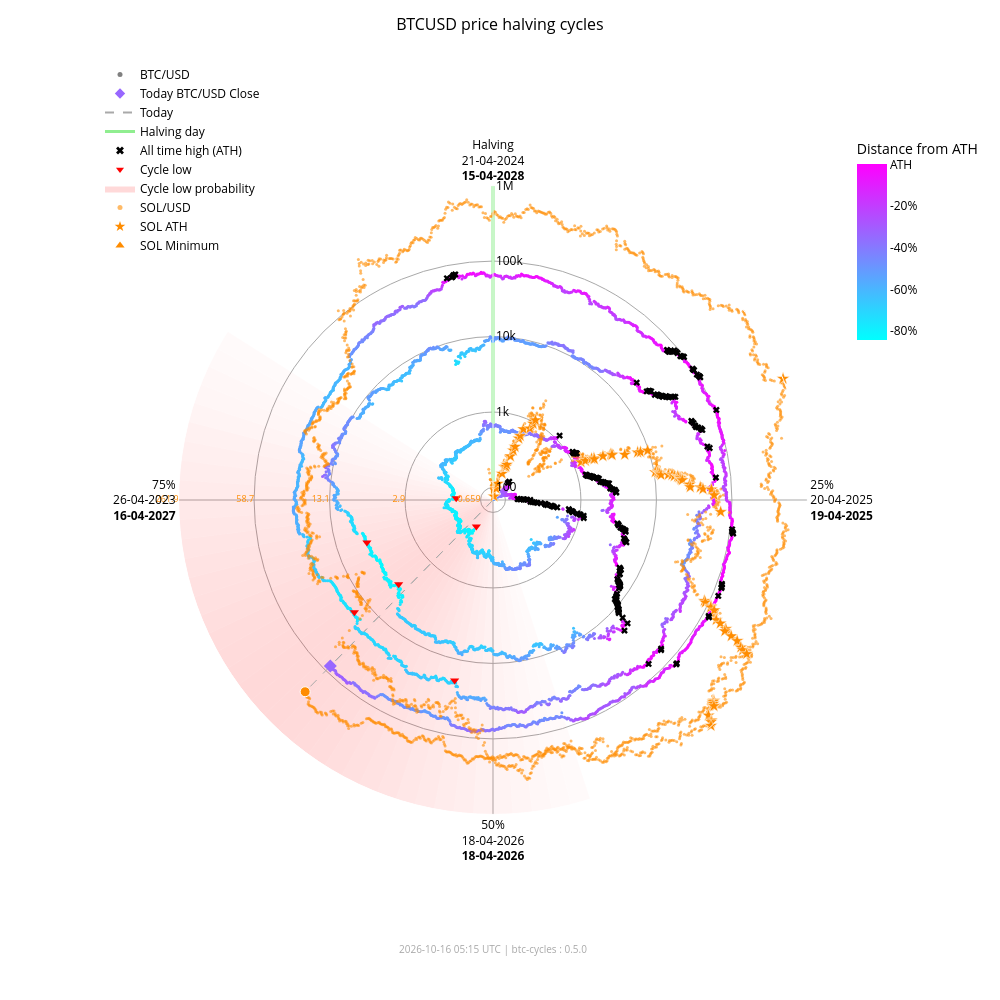

Source (notebook cell):
### Markdown cell above
### Interactive chart with overlay

### Code cell
fig_overlay_interactive = btc.plot(
    kind="interactive",
    from_date="2012-11-28",
    overlay=sol,
)
fig_overlay_interactive.show(config={"scrollZoom": True, "displayModeBar": True})

### Figure 1 — Plotly figure (JSON) as saved in the notebook; plotly's stock layout.template omitted (floating-point values rounded to 4 significant figures; data arrays with more than 128 entries replaced by an {"elided": "..."} marker saying what was removed)
{"data": [{"fill": "toself", "fillcolor": "rgba(255,0,0,0.018306980149439524)", "hoverinfo": "skip", "line": {"width": 0}, "mode": "lines", "r": [68.43, 1000000, 1000000, 68.43, 68.43], "showlegend": false, "theta": [162.0, 162.0, 165.6, 165.6, 162.0], "type": "scatterpolar"}, {"fill": "toself", "fillcolor": "rgba(255,0,0,0.02405911634527998)", "hoverinfo": "skip", "line": {"width": 0}, "mode": "lines", "r": [68.43, 1000000, 1000000, 68.43, 68.43], "showlegend": false, "theta": [165.6, 165.6, 169.2, 169.2, 165.6], "type": "scatterpolar"}, {"fill": "toself", "fillcolor": "rgba(255,0,0,0.030803449372254352)", "hoverinfo": "skip", "line": {"width": 0}, "mode": "lines", "r": [68.43, 1000000, 1000000, 68.43, 68.43], "showlegend": false, "theta": [169.2, 169.2, 172.8, 172.8, 169.2], "type": "scatterpolar"}, {"fill": "toself", "fillcolor": "rgba(255,0,0,0.03847233586005252)", "hoverinfo": "skip", "line": {"width": 0}, "mode": "lines", "r": [68.43, 1000000, 1000000, 68.43, 68.43], "showlegend": false, "theta": [172.8, 172.8, 176.4, 176.4, 172.8], "type": "scatterpolar"}, {"fill": "toself", "fillcolor": "rgba(255,0,0,0.04694405159551339)", "hoverinfo": "skip", "line": {"width": 0}, "mode": "lines", "r": [68.43, 1000000, 1000000, 68.43, 68.43], "showlegend": false, "theta": [176.4, 176.4, 180.0, 180.0, 176.4], "type": "scatterpolar"}, {"fill": "toself", "fillcolor": "rgba(255,0,0,0.05605603979818329)", "hoverinfo": "skip", "line": {"width": 0}, "mode": "lines", "r": [68.43, 1000000, 1000000, 68.43, 68.43], "showlegend": false, "theta": [180.0, 180.0, 183.6, 183.6, 180.0], "type": "scatterpolar"}, {"fill": "toself", "fillcolor": "rgba(255,0,0,0.06562330627802694)", "hoverinfo": "skip", "line": {"width": 0}, "mode": "lines", "r": [68.43, 1000000, 1000000, 68.43, 68.43], "showlegend": false, "theta": [183.6, 183.6, 187.2, 187.2, 183.6], "type": "scatterpolar"}, {"fill": "toself", "fillcolor": "rgba(255,0,0,0.07545707932574237)", "hoverinfo": "skip", "line": {"width": 0}, "mode": "lines", "r": [68.43, 1000000, 1000000, 68.43, 68.43], "showlegend": false, "theta": [187.2, 187.2, 190.8, 190.8, 187.2], "type": "scatterpolar"}, {"fill": "toself", "fillcolor": "rgba(255,0,0,0.08537841060169407)", "hoverinfo": "skip", "line": {"width": 0}, "mode": "lines", "r": [68.43, 1000000, 1000000, 68.43, 68.43], "showlegend": false, "theta": [190.8, 190.8, 194.4, 194.4, 190.8], "type": "scatterpolar"}, {"fill": "toself", "fillcolor": "rgba(255,0,0,0.09522272137134848)", "hoverinfo": "skip", "line": {"width": 0}, "mode": "lines", "r": [68.43, 1000000, 1000000, 68.43, 68.43], "showlegend": false, "theta": [194.4, 194.4, 198.0, 198.0, 194.4], "type": "scatterpolar"}, {"fill": "toself", "fillcolor": "rgba(255,0,0,0.10483418800389058)", "hoverinfo": "skip", "line": {"width": 0}, "mode": "lines", "r": [68.43, 1000000, 1000000, 68.43, 68.43], "showlegend": false, "theta": [198.0, 198.0, 201.6, 201.6, 198.0], "type": "scatterpolar"}, {"fill": "toself", "fillcolor": "rgba(255,0,0,0.11405248627197925)", "hoverinfo": "skip", "line": {"width": 0}, "mode": "lines", "r": [68.43, 1000000, 1000000, 68.43, 68.43], "showlegend": false, "theta": [201.6, 201.6, 205.2, 205.2, 201.6], "type": "scatterpolar"}, {"fill": "toself", "fillcolor": "rgba(255,0,0,0.12269756305009562)", "hoverinfo": "skip", "line": {"width": 0}, "mode": "lines", "r": [68.43, 1000000, 1000000, 68.43, 68.43], "showlegend": false, "theta": [205.2, 205.2, 208.8, 208.8, 205.2], "type": "scatterpolar"}, {"fill": "toself", "fillcolor": "rgba(255,0,0,0.13055959037792858)", "hoverinfo": "skip", "line": {"width": 0}, "mode": "lines", "r": [68.43, 1000000, 1000000, 68.43, 68.43], "showlegend": false, "theta": [208.8, 208.8, 212.4, 212.4, 208.8], "type": "scatterpolar"}, {"fill": "toself", "fillcolor": "rgba(255,0,0,0.13740037014073872)", "hoverinfo": "skip", "line": {"width": 0}, "mode": "lines", "r": [68.43, 1000000, 1000000, 68.43, 68.43], "showlegend": false, "theta": [212.4, 212.4, 216.0, 216.0, 212.4], "type": "scatterpolar"}, {"fill": "toself", "fillcolor": "rgba(255,0,0,0.14296927208088228)", "hoverinfo": "skip", "line": {"width": 0}, "mode": "lines", "r": [68.43, 1000000, 1000000, 68.43, 68.43], "showlegend": false, "theta": [216.0, 216.0, 219.6, 219.6, 216.0], "type": "scatterpolar"}, {"fill": "toself", "fillcolor": "rgba(255,0,0,0.14703219887325494)", "hoverinfo": "skip", "line": {"width": 0}, "mode": "lines", "r": [68.43, 1000000, 1000000, 68.43, 68.43], "showlegend": false, "theta": [219.6, 219.6, 223.2, 223.2, 219.6], "type": "scatterpolar"}, {"fill": "toself", "fillcolor": "rgba(255,0,0,0.14940752827264187)", "hoverinfo": "skip", "line": {"width": 0}, "mode": "lines", "r": [68.43, 1000000, 1000000, 68.43, 68.43], "showlegend": false, "theta": [223.2, 223.2, 226.8, 226.8, 223.2], "type": "scatterpolar"}, {"fill": "toself", "fillcolor": "rgba(255,0,0,0.15)", "hoverinfo": "skip", "line": {"width": 0}, "mode": "lines", "r": [68.43, 1000000, 1000000, 68.43, 68.43], "showlegend": false, "theta": [226.8, 226.8, 230.4, 230.4, 226.8], "type": "scatterpolar"}, {"fill": "toself", "fillcolor": "rgba(255,0,0,0.14882314851976614)", "hoverinfo": "skip", "line": {"width": 0}, "mode": "lines", "r": [68.43, 1000000, 1000000, 68.43, 68.43], "showlegend": false, "theta": [230.4, 230.4, 234.0, 234.0, 230.4], "type": "scatterpolar"}, {"fill": "toself", "fillcolor": "rgba(255,0,0,0.14600334989350275)", "hoverinfo": "skip", "line": {"width": 0}, "mode": "lines", "r": [68.43, 1000000, 1000000, 68.43, 68.43], "showlegend": false, "theta": [234.0, 234.0, 237.6, 237.6, 234.0], "type": "scatterpolar"}, {"fill": "toself", "fillcolor": "rgba(255,0,0,0.14176315293000513)", "hoverinfo": "skip", "line": {"width": 0}, "mode": "lines", "r": [68.43, 1000000, 1000000, 68.43, 68.43], "showlegend": false, "theta": [237.6, 237.6, 241.2, 241.2, 237.6], "type": "scatterpolar"}, {"fill": "toself", "fillcolor": "rgba(255,0,0,0.1363869302869166)", "hoverinfo": "skip", "line": {"width": 0}, "mode": "lines", "r": [68.43, 1000000, 1000000, 68.43, 68.43], "showlegend": false, "theta": [241.2, 241.2, 244.8, 244.8, 241.2], "type": "scatterpolar"}, {"fill": "toself", "fillcolor": "rgba(255,0,0,0.13017643696734477)", "hoverinfo": "skip", "line": {"width": 0}, "mode": "lines", "r": [68.43, 1000000, 1000000, 68.43, 68.43], "showlegend": false, "theta": [244.8, 244.8, 248.4, 248.4, 244.8], "type": "scatterpolar"}, {"fill": "toself", "fillcolor": "rgba(255,0,0,0.1234063302665758)", "hoverinfo": "skip", "line": {"width": 0}, "mode": "lines", "r": [68.43, 1000000, 1000000, 68.43, 68.43], "showlegend": false, "theta": [248.4, 248.4, 252.0, 252.0, 248.4], "type": "scatterpolar"}, {"fill": "toself", "fillcolor": "rgba(255,0,0,0.11628949020714345)", "hoverinfo": "skip", "line": {"width": 0}, "mode": "lines", "r": [68.43, 1000000, 1000000, 68.43, 68.43], "showlegend": false, "theta": [252.0, 252.0, 255.6, 255.6, 252.0], "type": "scatterpolar"}, {"fill": "toself", "fillcolor": "rgba(255,0,0,0.108959277972535)", "hoverinfo": "skip", "line": {"width": 0}, "mode": "lines", "r": [68.43, 1000000, 1000000, 68.43, 68.43], "showlegend": false, "theta": [255.6, 255.6, 259.2, 259.2, 255.6], "type": "scatterpolar"}, {"fill": "toself", "fillcolor": "rgba(255,0,0,0.1014715299920515)", "hoverinfo": "skip", "line": {"width": 0}, "mode": "lines", "r": [68.43, 1000000, 1000000, 68.43, 68.43], "showlegend": false, "theta": [259.2, 259.2, 262.8, 262.8, 259.2], "type": "scatterpolar"}, {"fill": "toself", "fillcolor": "rgba(255,0,0,0.09382430417652897)", "hoverinfo": "skip", "line": {"width": 0}, "mode": "lines", "r": [68.43, 1000000, 1000000, 68.43, 68.43], "showlegend": false, "theta": [262.8, 262.8, 266.4, 266.4, 262.8], "type": "scatterpolar"}, {"fill": "toself", "fillcolor": "rgba(255,0,0,0.08598937207621672)", "hoverinfo": "skip", "line": {"width": 0}, "mode": "lines", "r": [68.43, 1000000, 1000000, 68.43, 68.43], "showlegend": false, "theta": [266.4, 266.4, 270.0, 270.0, 266.4], "type": "scatterpolar"}, {"fill": "toself", "fillcolor": "rgba(255,0,0,0.07794710108398434)", "hoverinfo": "skip", "line": {"width": 0}, "mode": "lines", "r": [68.43, 1000000, 1000000, 68.43, 68.43], "showlegend": false, "theta": [270.0, 270.0, 273.6, 273.6, 270.0], "type": "scatterpolar"}, {"fill": "toself", "fillcolor": "rgba(255,0,0,0.06971614429145927)", "hoverinfo": "skip", "line": {"width": 0}, "mode": "lines", "r": [68.43, 1000000, 1000000, 68.43, 68.43], "showlegend": false, "theta": [273.6, 273.6, 277.2, 277.2, 273.6], "type": "scatterpolar"}, {"fill": "toself", "fillcolor": "rgba(255,0,0,0.061371174705723626)", "hoverinfo": "skip", "line": {"width": 0}, "mode": "lines", "r": [68.43, 1000000, 1000000, 68.43, 68.43], "showlegend": false, "theta": [277.2, 277.2, 280.8, 280.8, 277.2], "type": "scatterpolar"}, {"fill": "toself", "fillcolor": "rgba(255,0,0,0.05304520605236535)", "hoverinfo": "skip", "line": {"width": 0}, "mode": "lines", "r": [68.43, 1000000, 1000000, 68.43, 68.43], "showlegend": false, "theta": [280.8, 280.8, 284.4, 284.4, 280.8], "type": "scatterpolar"}, {"fill": "toself", "fillcolor": "rgba(255,0,0,0.044916938988340704)", "hoverinfo": "skip", "line": {"width": 0}, "mode": "lines", "r": [68.43, 1000000, 1000000, 68.43, 68.43], "showlegend": false, "theta": [284.4, 284.4, 288.0, 288.0, 284.4], "type": "scatterpolar"}, {"fill": "toself", "fillcolor": "rgba(255,0,0,0.0371870550186571)", "hoverinfo": "skip", "line": {"width": 0}, "mode": "lines", "r": [68.43, 1000000, 1000000, 68.43, 68.43], "showlegend": false, "theta": [288.0, 288.0, 291.6, 291.6, 288.0], "type": "scatterpolar"}, {"fill": "toself", "fillcolor": "rgba(255,0,0,0.030049603184432498)", "hoverinfo": "skip", "line": {"width": 0}, "mode": "lines", "r": [68.43, 1000000, 1000000, 68.43, 68.43], "showlegend": false, "theta": [291.6, 291.6, 295.2, 295.2, 291.6], "type": "scatterpolar"}, {"fill": "toself", "fillcolor": "rgba(255,0,0,0.023665126797805223)", "hoverinfo": "skip", "line": {"width": 0}, "mode": "lines", "r": [68.43, 1000000, 1000000, 68.43, 68.43], "showlegend": false, "theta": [295.2, 295.2, 298.8, 298.8, 295.2], "type": "scatterpolar"}, {"fill": "toself", "fillcolor": "rgba(255,0,0,0.018141004067302662)", "hoverinfo": "skip", "line": {"width": 0}, "mode": "lines", "r": [68.43, 1000000, 1000000, 68.43, 68.43], "showlegend": false, "theta": [298.8, 298.8, 302.4, 302.4, 298.8], "type": "scatterpolar"}, {"hoverinfo": "skip", "line": {"color": "darkgrey", "dash": "dash", "width": 1}, "mode": "lines", "r": [68.43, 82140.0], "showlegend": false, "theta": [224.4, 224.4], "type": "scatterpolar"}, {"hoverinfo": "skip", "line": {"color": "darkgrey", "dash": "dash", "width": 1}, "mode": "lines", "r": [68.43, 246200.0], "showlegend": false, "theta": [224.4, 224.4], "type": "scatterpolar"}, {"hoverinfo": "skip", "line": {"color": "lightgreen", "width": 3}, "mode": "lines", "r": [68.43, 1000000], "showlegend": false, "theta": [0, 0], "type": "scatterpolar"}, {"hoverinfo": "text", "marker": {"color": {"elided": "4920 str values"}, "size": 3}, "mode": "markers", "r": {"elided": "4920 float values"}, "showlegend": false, "text": {"elided": "4920 str values"}, "theta": {"elided": "4920 float values"}, "type": "scatterpolar"}, {"hoverinfo": "text", "marker": {"color": "#FF8C00", "opacity": 0.6, "size": 3}, "mode": "markers", "r": {"elided": "2380 float values"}, "showlegend": false, "text": {"elided": "2380 str values"}, "theta": {"elided": "2380 float values"}, "type": "scatterpolar"}, {"hoverinfo": "text", "marker": {"color": "#9867ff", "size": 10, "symbol": "diamond"}, "mode": "markers", "r": [82140.0], "showlegend": false, "text": ["Today<br>Date: 2026-10-15<br>Price: $82,141.46"], "theta": [224.4], "type": "scatterpolar"}, {"hoverinfo": "text", "marker": {"color": "#FF8C00", "line": {"color": "white", "width": 1}, "size": 10, "symbol": "circle"}, "mode": "markers", "r": [246200.0], "showlegend": false, "text": ["Today SOL<br>Date: 2026-10-15<br>Price: $105.33"], "theta": [224.4], "type": "scatterpolar"}, {"hoverinfo": "text", "marker": {"color": "#FF8C00", "line": {"color": "white", "width": 0.5}, "size": 10, "symbol": "star"}, "mode": "markers", "r": [68.43, 76.69, 98.28, 115.1, 160.2, 199.2, 200.3, 203.8, 217.3, 287.8, 349.8, 397.3, 523.3, 573.2, 718.1, 798.5, 948.0, 1078.0, 1271.0, 1461.0, 1785.0, 1908.0, 1917.0, 2530.0, 3215.0, 3302.0, 3322.0, 4795.0, 7121.0, 7760.0, 9679.0, 10370.0, 11210.0, 11600.0, 11830.0, 12190.0, 15220.0, 16990.0, 18090.0, 20010.0, 20730.0, 21720.0, 21920.0, 22700.0, 28100.0, 28410.0, 38550.0, 41750.0, 54000.0, 58230.0, 71670.0, 86520.0, 90770.0, 111800.0, 112400.0, 128500.0, 155700.0, 182600.0, 229400.0, 231200.0, 295100.0, 371400.0, 451600.0, 493500.0, 583700.0, 612100.0, 618900.0, 644000.0, 686600.0, 744100.0, 879500.0, 907500.0, 980900.0, 1000000.0], "showlegend": false, "text": ["SOL ATH<br>Date: 2020-04-10<br>Price: $0.95", "SOL ATH<br>Date: 2020-07-12<br>Price: $1.02", "SOL ATH<br>Date: 2020-07-13<br>Price: $1.18", "SOL ATH<br>Date: 2020-07-15<br>Price: $1.29", "SOL ATH<br>Date: 2020-07-26<br>Price: $1.57", "SOL ATH<br>Date: 2020-07-27<br>Price: $1.78", "SOL ATH<br>Date: 2020-07-28<br>Price: $1.78", "SOL ATH<br>Date: 2020-08-03<br>Price: $1.80", "SOL ATH<br>Date: 2020-08-04<br>Price: $1.87", "SOL ATH<br>Date: 2020-08-06<br>Price: $2.21", "SOL ATH<br>Date: 2020-08-08<br>Price: $2.47", "SOL ATH<br>Date: 2020-08-09<br>Price: $2.67", "SOL ATH<br>Date: 2020-08-10<br>Price: $3.13", "SOL ATH<br>Date: 2020-08-11<br>Price: $3.30", "SOL ATH<br>Date: 2020-08-12<br>Price: $3.77", "SOL ATH<br>Date: 2020-08-28<br>Price: $4.01", "SOL ATH<br>Date: 2020-08-30<br>Price: $4.44", "SOL ATH<br>Date: 2020-08-31<br>Price: $4.78", "SOL ATH<br>Date: 2021-02-02<br>Price: $5.27", "SOL ATH<br>Date: 2021-02-03<br>Price: $5.72", "SOL ATH<br>Date: 2021-02-04<br>Price: $6.43", "SOL ATH<br>Date: 2021-02-05<br>Price: $6.68", "SOL ATH<br>Date: 2021-02-07<br>Price: $6.70", "SOL ATH<br>Date: 2021-02-08<br>Price: $7.88", "SOL ATH<br>Date: 2021-02-10<br>Price: $9.07", "SOL ATH<br>Date: 2021-02-11<br>Price: $9.22", "SOL ATH<br>Date: 2021-02-12<br>Price: $9.25", "SOL ATH<br>Date: 2021-02-19<br>Price: $11.47", "SOL ATH<br>Date: 2021-02-22<br>Price: $14.45", "SOL ATH<br>Date: 2021-02-23<br>Price: $15.20", "SOL ATH<br>Date: 2021-02-24<br>Price: $17.30", "SOL ATH<br>Date: 2021-03-28<br>Price: $18.02", "SOL ATH<br>Date: 2021-03-29<br>Price: $18.85", "SOL ATH<br>Date: 2021-03-30<br>Price: $19.23", "SOL ATH<br>Date: 2021-03-31<br>Price: $19.47", "SOL ATH<br>Date: 2021-04-02<br>Price: $19.81", "SOL ATH<br>Date: 2021-04-03<br>Price: $22.55", "SOL ATH<br>Date: 2021-04-04<br>Price: $24.06", "SOL ATH<br>Date: 2021-04-06<br>Price: $24.96", "SOL ATH<br>Date: 2021-04-07<br>Price: $26.48", "SOL ATH<br>Date: 2021-04-08<br>Price: $27.03", "SOL ATH<br>Date: 2021-04-09<br>Price: $27.78", "SOL ATH<br>Date: 2021-04-11<br>Price: $27.93", "SOL ATH<br>Date: 2021-04-12<br>Price: $28.51", "SOL ATH<br>Date: 2021-04-18<br>Price: $32.30", "SOL ATH<br>Date: 2021-04-21<br>Price: $32.51", "SOL ATH<br>Date: 2021-04-22<br>Price: $38.88", "SOL ATH<br>Date: 2021-04-24<br>Price: $40.74", "SOL ATH<br>Date: 2021-04-25<br>Price: $47.37", "SOL ATH<br>Date: 2021-05-01<br>Price: $49.51", "SOL ATH<br>Date: 2021-05-18<br>Price: $55.91", "SOL ATH<br>Date: 2021-08-16<br>Price: $62.43", "SOL ATH<br>Date: 2021-08-17<br>Price: $64.21", "SOL ATH<br>Date: 2021-08-18<br>Price: $72.54", "SOL ATH<br>Date: 2021-08-19<br>Price: $72.76", "SOL ATH<br>Date: 2021-08-20<br>Price: $78.72", "SOL ATH<br>Date: 2021-08-27<br>Price: $88.09", "SOL ATH<br>Date: 2021-08-28<br>Price: $96.70", "SOL ATH<br>Date: 2021-08-30<br>Price: $110.54", "SOL ATH<br>Date: 2021-09-01<br>Price: $111.03", "SOL ATH<br>Date: 2021-09-02<br>Price: $128.10", "SOL ATH<br>Date: 2021-09-03<br>Price: $146.58", "SOL ATH<br>Date: 2021-09-06<br>Price: $164.38", "SOL ATH<br>Date: 2021-09-07<br>Price: $173.15", "SOL ATH<br>Date: 2021-09-08<br>Price: $191.04", "SOL ATH<br>Date: 2021-10-22<br>Price: $196.43", "SOL ATH<br>Date: 2021-10-23<br>Price: $197.70", "SOL ATH<br>Date: 2021-10-24<br>Price: $202.36", "SOL ATH<br>Date: 2021-10-25<br>Price: $210.10", "SOL ATH<br>Date: 2021-11-02<br>Price: $220.24", "SOL ATH<br>Date: 2021-11-03<br>Price: $242.90", "SOL ATH<br>Date: 2021-11-04<br>Price: $247.39", "SOL ATH<br>Date: 2021-11-06<br>Price: $258.93", "SOL ATH<br>Date: 2025-01-18<br>Price: $261.87"], "theta": [352.0, 15.5, 15.75, 16.25, 19.0, 19.25, 19.5, 21.0, 21.25, 21.75, 22.25, 22.5, 22.75, 23.0, 23.25, 27.25, 27.75, 28.0, 66.75, 67.0, 67.25, 67.5, 68.0, 68.25, 68.75, 69.0, 69.25, 71.0, 71.75, 72.0, 72.25, 80.25, 80.5, 80.75, 81.0, 81.5, 81.75, 82.0, 82.5, 82.75, 83.0, 83.25, 83.75, 84.0, 85.5, 86.25, 86.5, 87.0, 87.25, 88.75, 93.0, 115.5, 115.8, 116.0, 116.2, 116.5, 118.2, 118.5, 119.0, 119.5, 119.8, 120.0, 120.7, 121.0, 121.3, 132.2, 132.5, 132.8, 133.0, 135.0, 135.2, 135.5, 136.0, 67.3], "type": "scatterpolar"}, {"hoverinfo": "text", "marker": {"color": "#FF8C00", "line": {"color": "white", "width": 0.5}, "size": 10, "symbol": "triangle-up"}, "mode": "markers", "r": [68.43], "showlegend": false, "text": ["SOL Minimum<br>Date: 2020-05-11<br>Price: $0.52"], "theta": [0.0], "type": "scatterpolar"}, {"hoverinfo": "text", "marker": {"color": "black", "size": 6, "symbol": "x"}, "mode": "markers", "r": {"elided": "182 float values"}, "showlegend": false, "text": {"elided": "182 str values"}, "theta": {"elided": "182 float values"}, "type": "scatterpolar"}, {"hoverinfo": "text", "marker": {"color": "red", "size": 8, "symbol": "triangle-down"}, "mode": "markers", "r": [178.1, 210.5, 3237.0, 3961.0, 19020.0, 15790.0], "showlegend": false, "text": ["Cycle Low<br>Date: 2015-01-14<br>Price: $178.10<br>ATH distance: -84.5%", "Cycle Low<br>Date: 2015-08-24<br>Price: $210.49<br>ATH distance: -81.7%", "Cycle Low<br>Date: 2018-12-15<br>Price: $3,236.76<br>ATH distance: -83.4%", "Cycle Low<br>Date: 2019-03-15<br>Price: $3,960.91<br>ATH distance: -79.7%", "Cycle Low<br>Date: 2022-06-18<br>Price: $19,017.64<br>ATH distance: -71.9%", "Cycle Low<br>Date: 2022-11-21<br>Price: $15,787.28<br>ATH distance: -76.6%"], "theta": [212.1, 272.7, 228.3, 251.4, 192.0, 231.0], "type": "scatterpolar"}, {"marker": {"color": "grey", "size": 5}, "mode": "markers", "name": "BTC/USD", "r": [null], "theta": [null], "type": "scatterpolar"}, {"marker": {"color": "#9867ff", "size": 8, "symbol": "diamond"}, "mode": "markers", "name": "Today BTC/USD Close", "r": [null], "theta": [null], "type": "scatterpolar"}, {"line": {"color": "darkgrey", "dash": "dash"}, "mode": "lines", "name": "Today", "r": [null], "theta": [null], "type": "scatterpolar"}, {"line": {"color": "lightgreen", "width": 3}, "mode": "lines", "name": "Halving day", "r": [null], "theta": [null], "type": "scatterpolar"}, {"marker": {"color": "black", "size": 7, "symbol": "x"}, "mode": "markers", "name": "All time high (ATH)", "r": [null], "theta": [null], "type": "scatterpolar"}, {"marker": {"color": "red", "size": 7, "symbol": "triangle-down"}, "mode": "markers", "name": "Cycle low", "r": [null], "theta": [null], "type": "scatterpolar"}, {"fill": "toself", "fillcolor": "rgba(255,0,0,0.15)", "line": {"width": 0}, "mode": "lines", "name": "Cycle low probability", "r": [null], "theta": [null], "type": "scatterpolar"}, {"marker": {"color": "#FF8C00", "opacity": 0.6, "size": 5}, "mode": "markers", "name": "SOL/USD", "r": [null], "theta": [null], "type": "scatterpolar"}, {"marker": {"color": "#FF8C00", "size": 8, "symbol": "star"}, "mode": "markers", "name": "SOL ATH", "r": [null], "theta": [null], "type": "scatterpolar"}, {"marker": {"color": "#FF8C00", "size": 8, "symbol": "triangle-up"}, "mode": "markers", "name": "SOL Minimum", "r": [null], "theta": [null], "type": "scatterpolar"}, {"hoverinfo": "skip", "marker": {"cmax": 0, "cmin": -0.8453, "color": [0], "colorbar": {"len": 0.25, "ticktext": ["ATH", "-20%", "-40%", "-60%", "-80%", "-100%"], "tickvals": [0, -0.2, -0.4, -0.6, -0.8, -1.0], "title": {"text": "Distance from ATH"}, "x": 0.95, "y": 0.92, "yanchor": "top"}, "colorscale": {"elided": "256x2 mixed values"}, "showscale": true, "size": 0}, "mode": "markers", "r": [null], "showlegend": false, "theta": [null], "type": "scatterpolar"}, {"hoverinfo": "skip", "mode": "text", "r": [100, 1000, 10000, 100000, 1000000], "showlegend": false, "text": ["0.659", "2.9", "13.1", "58.7", "261.9"], "textfont": {"color": "#FF8C00", "size": 9}, "textposition": "middle left", "theta": [270, 270, 270, 270, 270], "type": "scatterpolar"}], "layout": {"annotations": [{"font": {"color": "darkgrey", "size": 10}, "showarrow": false, "text": "2026-10-16 05:15 UTC | btc-cycles : 0.5.0", "x": 0.5, "xref": "paper", "y": -0.02, "yref": "paper"}], "font": {"color": "black"}, "height": 1000, "legend": {"bgcolor": "rgba(0,0,0,0)", "font": {"color": "black"}, "x": 0.0, "y": 1.0}, "margin": {"b": 60, "l": 100, "r": 80, "t": 60}, "paper_bgcolor": "white", "plot_bgcolor": "white", "polar": {"angularaxis": {"color": "black", "direction": "clockwise", "gridcolor": "darkgrey", "rotation": 90, "ticktext": ["Halving<br>21-04-2024<br><b>15-04-2028</b>", "25%<br>20-04-2025<br><b>19-04-2025</b>", "50%<br>18-04-2026<br><b>18-04-2026</b>", "75%<br>26-04-2023<br><b>16-04-2027</b>"], "tickvals": [0, 90, 180, 270]}, "bgcolor": "white", "domain": {"x": [0.1, 0.9], "y": [0.05, 0.95]}, "radialaxis": {"angle": 90, "color": "black", "gridcolor": "darkgrey", "range": [1.835, 6.0], "tickangle": 90, "ticktext": ["100", "1k", "10k", "100k", "1M"], "tickvals": [100, 1000, 10000, 100000, 1000000], "type": "log"}}, "title": {"font": {"color": "black", "size": 16}, "text": "BTCUSD price halving cycles", "x": 0.5}, "width": 1000}}
